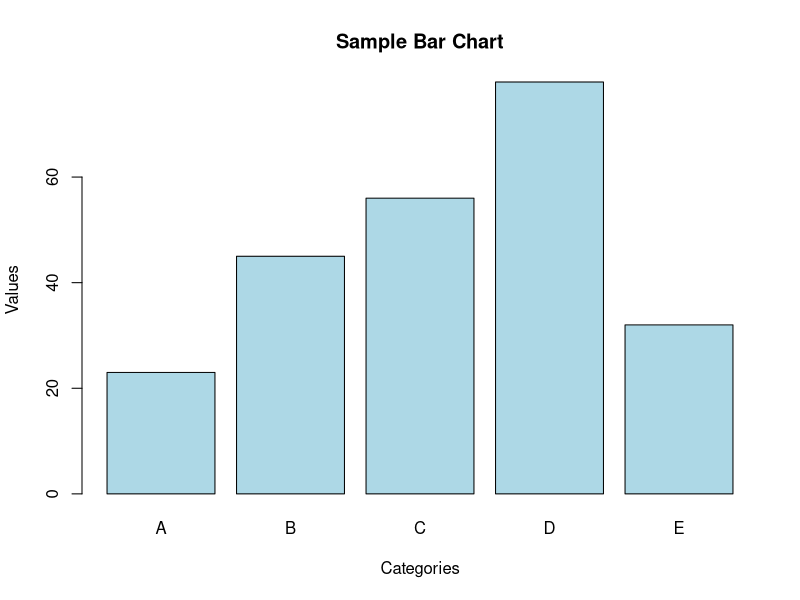

Write the R code that produced this figure.
# R script to create a bar chart and save it

# Create sample data
categories <- c("A", "B", "C", "D", "E")
values <- c(23, 45, 56, 78, 32)

# Create the bar chart
barplot(values, 
        names.arg = categories,
        main = "Sample Bar Chart",
        xlab = "Categories",
        ylab = "Values",
        col = "lightblue",
        border = "black")

# Optional: Save the plot as an image
# png("bar_chart.png", width = 600, height = 400)
# barplot(values, 
#         names.arg = categories,
#         main = "Sample Bar Chart",
#         xlab = "Categories",
#         ylab = "Values",
#         col = "lightblue",
#         border = "black")
# dev.off()

# Print the data to console
print(data.frame(Category = categories, Value = values))
